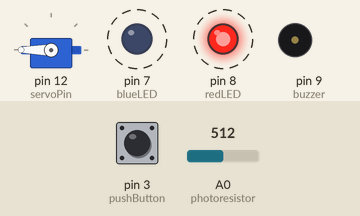
Simulated run of this sketch. Board: Arduino Uno, built with avr-gcc and run on an emulated ATmega328P. On the bench: servo, output pins drawn as LEDs (lit = HIGH), buzzer (waves = sounding). Dashed ring = blinking. The test bench sets the inputs (shaded band); at power-on: A0 (photoresistor) = 512, pin 3 (pushButton) HIGH.

Above: at 1.25 s.
1.3 s: A0 (photoresistor) set to 413
4.3 s: A0 (photoresistor) set to 392
At 4.45 s:
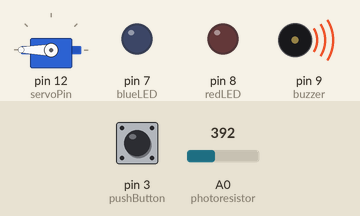
At 5.6 s:
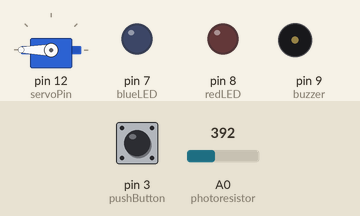
6.0 s: pin 3 (pushButton) pulled LOW for 0.35 s
At 6.6 s:
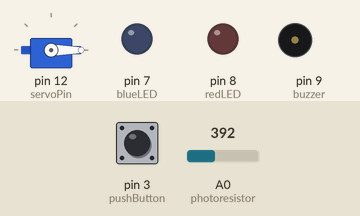
10.8 s: A0 (photoresistor) set to 390
Timing chart, 0 to 13.3 s (numbered marks = the images above; inputs shaded):
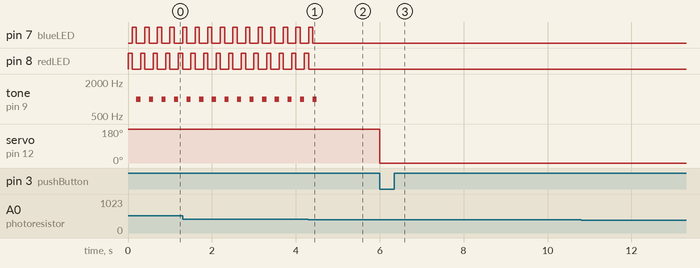

Measured:
- the behaviour switches between 401 and 400 on A0 (photoresistor) (found by bisection; images 0 and 1)
- after the input at 4.3 s, pin 7 (blueLED): goes on until 4.4 s, then stays LOW; pin 8 (redLED): goes on until 4.3 s, then stays LOW; tone on pin 9 (buzzer): goes on until 4.5 s, then stays silent
- after the input at 6.0 s, servo on pin 12 (servoPin): 180° → 0° at once
- after the input at 10.8 s, every drawn part: stays the same
- by itself, pin 7 (blueLED), pin 8 (redLED): alternates HIGH for 0.10 s and LOW for 0.20 s
- by itself, tone on pin 9 (buzzer): alternates 1000 Hz for 0.10 s and silent for 0.20 s

The sketch:

SFHW2_LThui.ino
```cpp
// Luc Thuillier ; thuillier.l@northeastern.edu ; SFHW2_LThui

#include <Servo.h>

Servo myservo; // Create servo object to be able to control a servo

// Constants for pin assignments
const int redLED = 8;
const int blueLED = 7;
const int pushButton = 3;
const int buzzer = 9;
const int photoresistor = A0;
const int servoPin = 12;

// Variables
bool alarmState = false;
int buttonState = HIGH; // Variable for reading the pushbutton status

void setup() {
  pinMode(redLED, OUTPUT);
  pinMode(blueLED, OUTPUT);
  pinMode(pushButton, INPUT_PULLUP);
  pinMode(buzzer, OUTPUT);
  myservo.attach(servoPin); // Attaches the servo on pin 12 to the servo object
  Serial.begin(9600);
}

void loop() {
  int lightLevel = analogRead(photoresistor);
  buttonState = digitalRead(pushButton);

  // Detect light
  if (lightLevel > 400 && buttonState == HIGH) { // Check if the light is being detected and button is not being pressed
    if (!alarmState) {
      myservo.write(180); // Move servo by 180 degrees
      alarmState = true;
    }
    flashLightsAndSoundAlarm(); // Continue to flash the lights and sound the alarm
  } else if (buttonState == LOW) { // If the button is pressed, reset the alarm
    resetAlarm();
    alarmState = false;
  }
}

void flashLightsAndSoundAlarm() {
  digitalWrite(redLED, HIGH);
  delay(100);
  digitalWrite(redLED, LOW);
  digitalWrite(blueLED, HIGH);
  delay(100);
  digitalWrite(blueLED, LOW);
  playSiren(); // Play the siren sound
}

void deactivateAlarm() {
  digitalWrite(redLED, LOW);
  digitalWrite(blueLED, LOW);
  noTone(buzzer); // Stop the siren sound
}

void resetAlarm() {
  deactivateAlarm();
  myservo.write(0); // Move servo back to 0 degrees
  delay(5000); // Wait for 5 seconds before the next detection phase
}

void playSiren() {
  tone(buzzer, 1000); // Play a siren sound
  delay(100);
  noTone(buzzer); // Stop the tone
}
```
